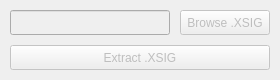
<?xml version="1.0" encoding="UTF-8"?>
<ui version="4.0">
 <class>MainWindow</class>
 <widget class="QMainWindow" name="MainWindow">
  <property name="enabled">
   <bool>false</bool>
  </property>
  <property name="geometry">
   <rect>
    <x>0</x>
    <y>0</y>
    <width>280</width>
    <height>80</height>
   </rect>
  </property>
  <property name="windowTitle">
   <string>XSIG Extractor</string>
  </property>
  <property name="windowIcon">
   <iconset>
    <normaloff>icon.jpg</normaloff>icon.jpg</iconset>
  </property>
  <widget class="QWidget" name="centralwidget">
   <widget class="QLineEdit" name="browseLine">
    <property name="geometry">
     <rect>
      <x>10</x>
      <y>10</y>
      <width>160</width>
      <height>25</height>
     </rect>
    </property>
   </widget>
   <widget class="QPushButton" name="browseButton">
    <property name="enabled">
     <bool>false</bool>
    </property>
    <property name="geometry">
     <rect>
      <x>180</x>
      <y>10</y>
      <width>90</width>
      <height>25</height>
     </rect>
    </property>
    <property name="text">
     <string>Browse .XSIG</string>
    </property>
    <property name="checkable">
     <bool>false</bool>
    </property>
   </widget>
   <widget class="QPushButton" name="extractButton">
    <property name="geometry">
     <rect>
      <x>10</x>
      <y>45</y>
      <width>260</width>
      <height>25</height>
     </rect>
    </property>
    <property name="text">
     <string>Extract .XSIG</string>
    </property>
   </widget>
  </widget>
 </widget>
 <resources/>
 <connections/>
</ui>
